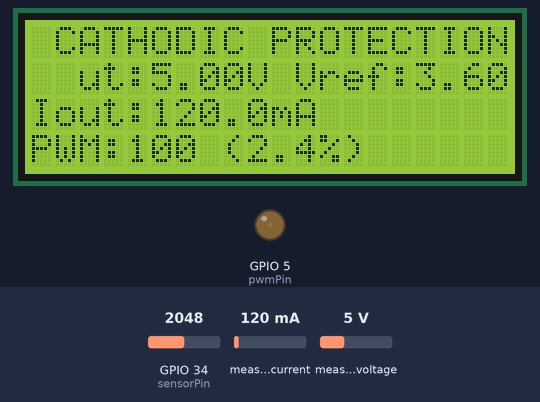
The sketch below on a simulated ESP32. Shown: 20×4 character LCD, output pins drawn as LEDs (lit = HIGH). The test bench sets the inputs (shaded band); at power-on: GPIO 34 (sensorPin) = 2048, measured current 120 mA, measured voltage 5 V. What the sketch prints to the serial monitor is not drawn.

Above: at 3.5 s.
3.6 s: GPIO 34 (sensorPin) set to 1996
At 4.3 s:
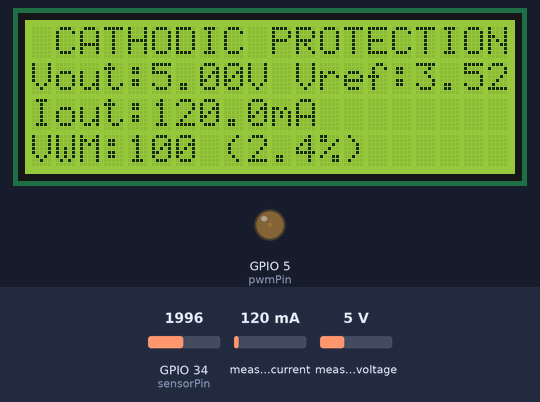
5.3 s: measured current set to 40 mA
At 6.6 s:
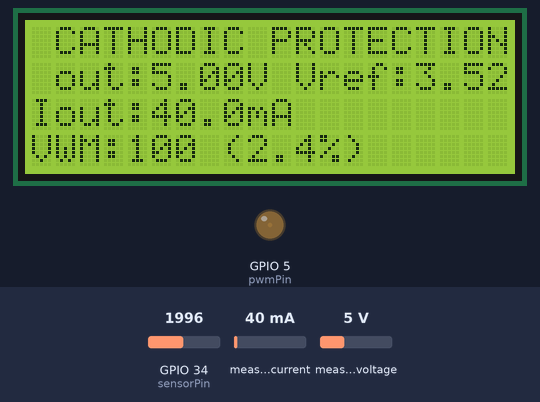
6.9 s: measured voltage set to 11.2 V
At 7.7 s:
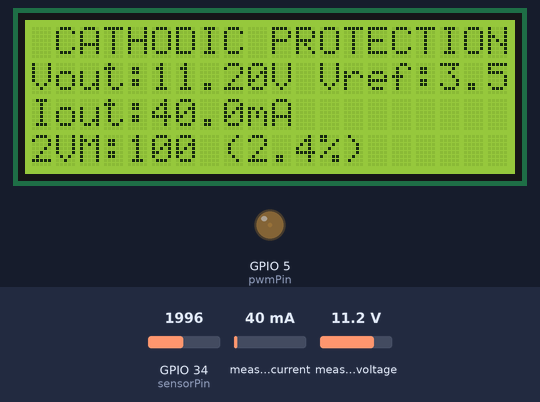
8.5 s: measured current set to 500 mA
At 8.9 s:
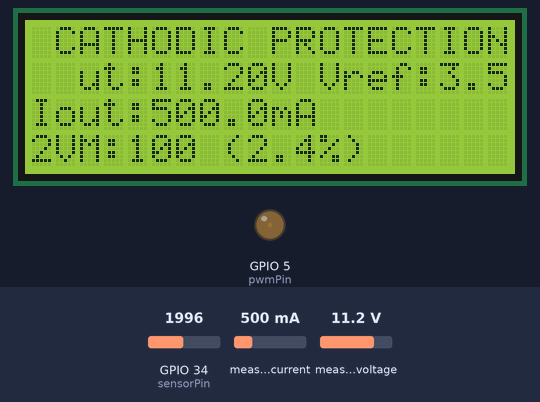
10.0 s: measured voltage set to 0.3 V
At 10.5 s:
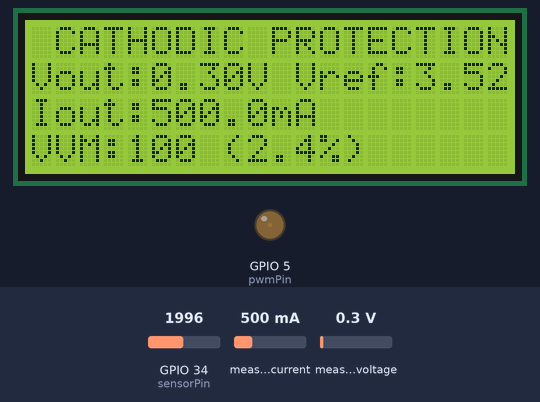
11.6 s: measured current set to 1000 mA
At 12.9 s:
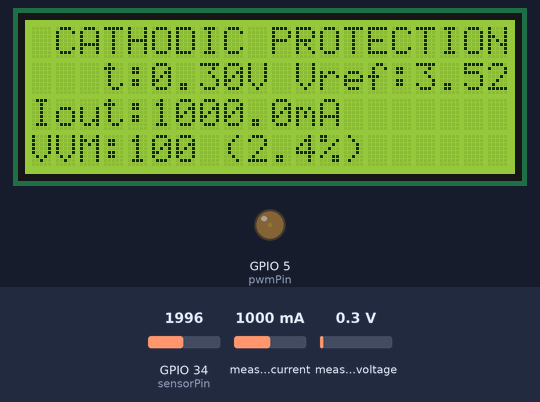
Timing chart, 0 to 14.1 s (numbered marks = the images above; inputs shaded):
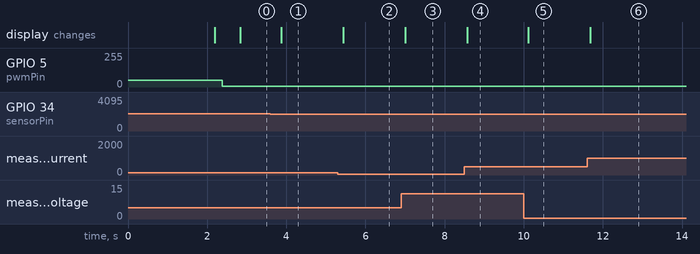

Measured:
- the behaviour switches between 2042 and 2041 on GPIO 34 (sensorPin) (found by bisection; images 0 and 1)
- after the input at 3.6 s, the display: changes after 0.28 s (image 1)
- after the input at 5.3 s, the display: changes after 0.14 s (image 2)
- after the input at 6.9 s, the display: changes after 0.10 s (image 3)
- after the input at 8.5 s, the display: changes after 0.07 s (image 4)
- after the input at 10.0 s, the display: changes after 0.12 s (image 5)
- after the input at 11.6 s, the display: changes after 0.08 s (image 6)

The sketch:

catodeic5.ino
```cpp
/*
 * Program ESP32 untuk Cathodic Protection System
 * - Menggunakan pembagi tegangan 10k-10k di pin 34 (ADC1_CH6)
 * - PWM output di pin 5 dengan resolusi 12-bit (0-4095)
 * - Menggunakan PID untuk menjaga tegangan stabil di set point
 * - Monitoring arus dan tegangan menggunakan INA219
 * - Tampilan LCD tanpa kedipan menggunakan sprintf
 */

#include <Wire.h>
#include <LiquidCrystal_I2C.h>
#include <Adafruit_INA219.h>
#include <stdio.h>

// Inisialisasi LCD (alamat I2C 0x27, 20 kolom, 4 baris)
LiquidCrystal_I2C lcd(0x27, 20, 4);

// Inisialisasi INA219 sensor
Adafruit_INA219 ina219;

// Definisi pin
const int sensorPin = 34;    // Pin sensor analog ESP32 (ADC1_CH6)
const int pwmPin = 5;        // Pin output PWM untuk buck converter

// Definisi pin I2C untuk ESP32
const int SDA_PIN = 21;      // Default SDA pin untuk ESP32
const int SCL_PIN = 22;      // Default SCL pin untuk ESP32

// Definisi PWM untuk ESP32
const int PWM_CHANNEL = 0;   // PWM channel (0-15)
const int PWM_FREQ = 5000;   // Frekuensi PWM (5kHz)
const int PWM_RESOLUTION = 12; // Resolusi PWM 12-bit (0-4095)

// Variabel untuk pengukuran
int pwmValue = 800;          // Nilai PWM awal (0-4095 untuk 12-bit)
float vRef = 3.3;            // Tegangan referensi ESP32 (3.3V)
int numSamples = 100;        // Jumlah sampel untuk perhitungan RMS

// Parameter PID
float setPoint = 0.93;       // Set point tegangan output yang diinginkan (V)
float Kp = 100.0;            // Konstanta Proporsional
float Ki = 20.0;             // Konstanta Integral
float Kd = 10.0;             // Konstanta Derivatif

// Batas PWM
const int PWM_MIN = 100;     // Nilai minimum PWM
const int PWM_MAX = 4000;    // Nilai maksimum PWM

// Variabel untuk kalkulasi PID
float lastError = 0;         // Error sebelumnya
float integral = 0;          // Nilai integral error
unsigned long lastTime = 0;  // Waktu perhitungan PID terakhir
float outputVrms = 0;        // Nilai VRMS output terakhir

// Variabel untuk update LCD
unsigned long lastLcdUpdate = 0;
const long lcdUpdateInterval = 300; // Update LCD setiap 300ms

// Variabel untuk INA219
float busVoltage = 0;
float current_mA = 0;
float power_mW = 0;
float loadVoltage = 0;

// Buffer untuk LCD - Pastikan buffer penuh dengan spasi untuk menimpa karakter lama
char lcdLine1[21] = " CATHODIC PROTECTION";  // Judul tetap
char lcdLine2[21] = "Vout:0.00V Vref:0.00";
char lcdLine3[21] = "Iout:0.0mA          ";
char lcdLine4[21] = "PWM:0 (0.0%)        ";

// Variabel untuk menyimpan nilai sebelumnya
float prev_loadVoltage = 0;
float prev_outputVrms = 0;
float prev_current_mA = 0;
int prev_pwmValue = 0;
float prev_pwmPercent = 0;

// Variabel untuk mendeteksi waktu sejak baris 1 direfresh
unsigned long lastLine1Refresh = 0;
const long line1RefreshInterval = 2000; // Refresh judul setiap 2 detik

void setup() {
  // Inisialisasi komunikasi serial
  Serial.begin(9600);

  // Inisialisasi I2C dengan pin khusus ESP32
  Wire.begin(SDA_PIN, SCL_PIN);

  // Inisialisasi pin sensor
  pinMode(sensorPin, INPUT);

  // Konfigurasi PWM ESP32
  ledcSetup(PWM_CHANNEL, PWM_FREQ, PWM_RESOLUTION);
  ledcAttachPin(pwmPin, PWM_CHANNEL);

  // Setel PWM ke nilai awal
  ledcWrite(PWM_CHANNEL, pwmValue);

  // Inisialisasi LCD
  lcd.init();
  lcd.backlight();

  // Inisialisasi INA219
  if (!ina219.begin()) {
    Serial.println("Gagal menemukan chip INA219");
    // Tetap tampilkan judul pada baris 1
    lcd.setCursor(0, 0);
    lcd.print(lcdLine1);
    // Tampilkan error pada baris 2
    lcd.setCursor(0, 1);
    lcd.print("INA219 Error!       ");
  }
  else {
    Serial.println("INA219 terdeteksi");
    // Kalibrasi INA219 (32V, 2A range)
    ina219.setCalibration_32V_2A();
  }

  // Tampilkan pesan pembuka di LCD
  lcd.clear(); // Hanya clear di awal program

  // Baris 1 selalu "CATHODIC PROTECTION"
  lcd.setCursor(0, 0);
  lcd.print(lcdLine1);

  // Pesan pembuka pada baris lain
  lcd.setCursor(0, 1);
  lcd.print("SPt: ");
  lcd.print(setPoint, 2);
  lcd.print("V");
  lcd.setCursor(0, 2);
  lcd.print("12-bit PWM, 5kHz");
  lcd.setCursor(0, 3);
  lcd.print("Monitoring Mode");
  delay(2000); // Tahan pesan pembuka selama 2 detik

  // Set tampilan awal LCD
  lcd.setCursor(0, 0);
  lcd.print(lcdLine1);
  lcd.setCursor(0, 1);
  lcd.print(lcdLine2);
  lcd.setCursor(0, 2);
  lcd.print(lcdLine3);
  lcd.setCursor(0, 3);
  lcd.print(lcdLine4);

  // Pesan pembuka di Serial
  Serial.println("Sistem Cathodic Protection dengan PID dan Monitoring INA219");
  Serial.println("Set Point: " + String(setPoint) + "V");
  Serial.println("PWM Range: Min=" + String(PWM_MIN) + ", Max=" + String(PWM_MAX));
  Serial.println("----------------------------------------------------------");
  Serial.println("PWM, VRMS, Vout(INA219), Iout(mA), Power(mW)");

  // Inisialisasi waktu
  lastTime = millis();
  lastLcdUpdate = millis();
  lastLine1Refresh = millis();
}

void loop() {
  // Variabel untuk menyimpan total kuadrat
  float sumSquares = 0.0;
  float voltagePin = 0.0;
  float outputVoltage = 0.0;

  // Ambil beberapa sampel untuk perhitungan RMS
  for (int i = 0; i < numSamples; i++) {
    // Baca nilai ADC
    int adcValue = analogRead(sensorPin);

    // Konversi ke tegangan di pin sensor
    float voltage = (adcValue / 4095.0) * vRef;

    // Kompensasi pembagi tegangan untuk mendapatkan tegangan output sebenarnya
    float actualVoltage = voltage * 2.0;  // Karena pembagi tegangan 10k-10k (1:1)

    // Tambahkan kuadrat ke total
    sumSquares += actualVoltage * actualVoltage;

    // Simpan nilai terakhir untuk tampilan
    if (i == numSamples - 1) {
      voltagePin = voltage;
      outputVoltage = actualVoltage;
    }

    // Tunggu sedikit sebelum sampel berikutnya
    delayMicroseconds(100);
  }

  // Hitung VRMS
  float vrms = sqrt(sumSquares / numSamples) + 0.3;
  outputVrms = vrms;

  // Hitung nilai PID dan perbarui PWM
  pwmValue = calculatePID(vrms);

  // Pastikan PWM dalam rentang yang valid
  pwmValue = constrain(pwmValue, PWM_MIN, PWM_MAX);

  // Terapkan nilai PWM baru dengan ledcWrite untuk ESP32
  ledcWrite(PWM_CHANNEL, pwmValue);

  // Baca data dari INA219 (hanya untuk monitoring)
  readINA219();

  // Hitung persentase PWM
  float pwmPercent = (pwmValue / 4095.0) * 100.0;

  // Tampilkan hasil di Serial
  Serial.print(pwmValue);
  Serial.print(", ");
  Serial.print(vrms, 4);
  Serial.print(", ");
  Serial.print(loadVoltage, 4);
  Serial.print(", ");
  Serial.print(current_mA, 2);
  Serial.print(", ");
  Serial.println(power_mW, 2);

  // Update LCD jika waktunya
  unsigned long currentMillis = millis();

  // Update informasi data pada LCD
  if (currentMillis - lastLcdUpdate >= lcdUpdateInterval) {
    lastLcdUpdate = currentMillis;
    updateLCDNoFlicker(pwmValue, pwmPercent);
  }

  // Refresh judul secara berkala untuk mencegah perubahan
  if (currentMillis - lastLine1Refresh >= line1RefreshInterval) {
    lastLine1Refresh = currentMillis;
    lcd.setCursor(0, 0);
    lcd.print(lcdLine1);
  }

  // Tunggu sebelum pengukuran berikutnya
  delay(100);
}

// Fungsi untuk membaca data dari INA219
void readINA219() {
  busVoltage = ina219.getBusVoltage_V();
  current_mA = ina219.getCurrent_mA();
  power_mW = ina219.getPower_mW();

  // Tegangan pada beban = tegangan bus
  loadVoltage = busVoltage;
}

// Fungsi untuk menghitung output PID
int calculatePID(float currentValue) {
  // Hitung waktu delta
  unsigned long currentTime = millis();
  float deltaTime = (currentTime - lastTime) / 1000.0; // dalam detik
  lastTime = currentTime;

  // Hitung error
  float error = setPoint - currentValue;

  // Bagian proporsional
  float proportional = Kp * error;

  // Bagian integral
  integral += Ki * error * deltaTime;
  // Anti windup - batasi nilai integral
  integral = constrain(integral, -1000, 1000); // Diperluas untuk skala 12-bit

  // Bagian derivatif
  float derivative = 0;
  if (deltaTime > 0) {
    derivative = Kd * (error - lastError) / deltaTime;
  }
  lastError = error;

  // Hitung output PID
  float output = proportional + integral + derivative;

  // KOREKSI: Buck converter, nilai PWM lebih tinggi = duty cycle lebih tinggi = tegangan output lebih tinggi
  // Jadi jika error positif (tegangan terlalu rendah), kita MENAMBAH PWM
  int pwmOutput = pwmValue + (int)output;

  return pwmOutput;
}

// Fungsi untuk memperbarui tampilan LCD tanpa kedipan
void updateLCDNoFlicker(int pwm, float pwmPercent) {
  // Perbarui baris 2 hanya jika nilai berubah signifikan
  if (abs(loadVoltage - prev_loadVoltage) > 0.01 || abs(outputVrms - prev_outputVrms) > 0.01) {
    sprintf(lcdLine2, "Vout:%.2fV Vref:%.2fV", loadVoltage, outputVrms);
    lcd.setCursor(0, 1);
    lcd.print(lcdLine2);
    prev_loadVoltage = loadVoltage;
    prev_outputVrms = outputVrms;
  }

  // Perbarui baris 3 hanya jika nilai berubah signifikan
  if (abs(current_mA - prev_current_mA) > 0.1) {
    sprintf(lcdLine3, "Iout:%.1fmA          ", current_mA);
    lcd.setCursor(0, 2);
    lcd.print(lcdLine3);
    prev_current_mA = current_mA;
  }

  // Perbarui baris 4 hanya jika nilai berubah signifikan
  if (pwm != prev_pwmValue || abs(pwmPercent - prev_pwmPercent) > 0.1) {
    sprintf(lcdLine4, "PWM:%d (%.1f%%)       ", pwm, pwmPercent);
    lcd.setCursor(0, 3);
    lcd.print(lcdLine4);
    prev_pwmValue = pwm;
    prev_pwmPercent = pwmPercent;
  }
}
```
